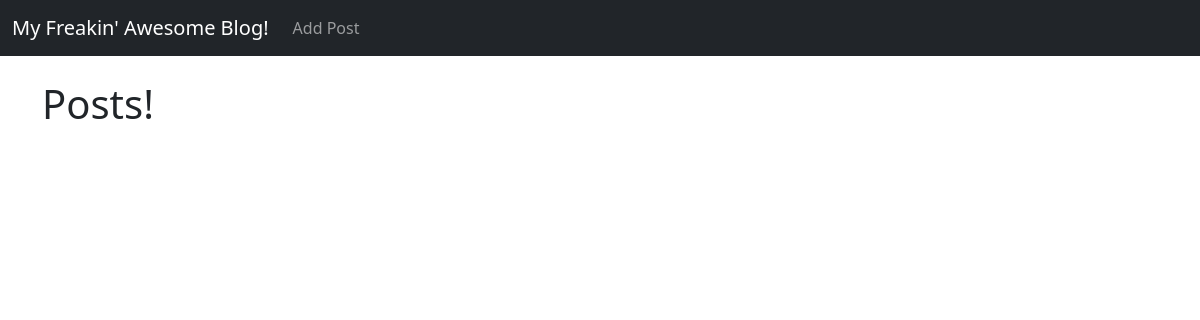
/, run on an earlier commit of the app's database.
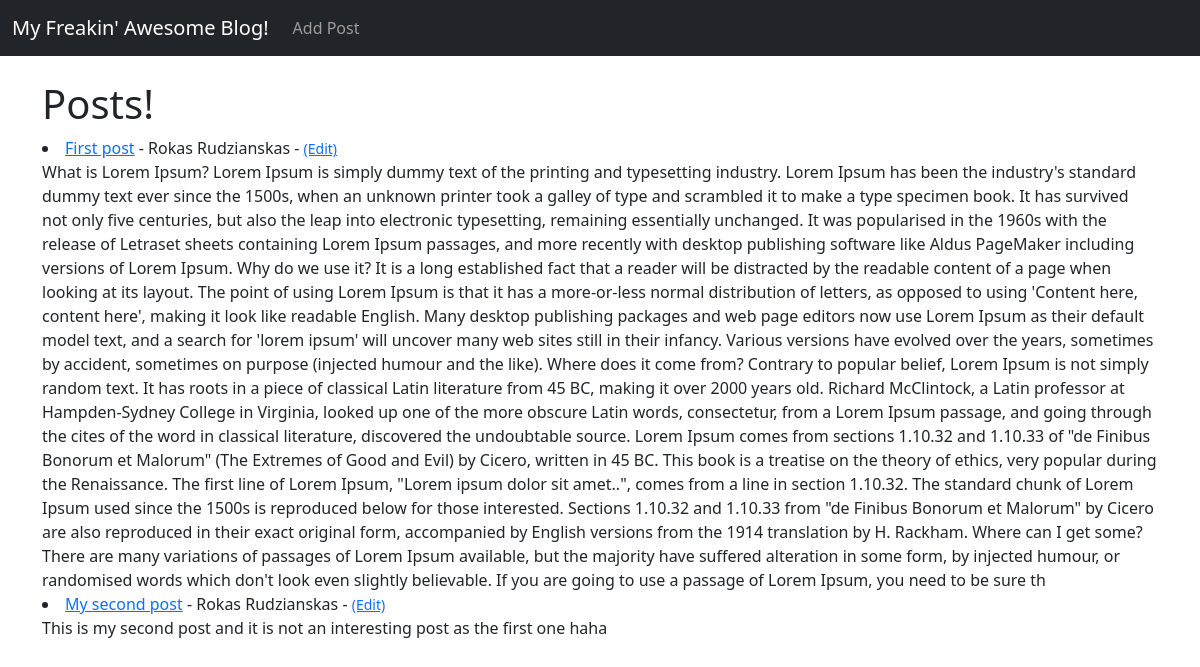
And on a later commit of the database.
### theblog/models.py (models this page shows, shortened)
class Post(models.Model):
    title = models.CharField(max_length=255)
    title_tag = models.CharField(max_length=255)
    author = models.ForeignKey(User, on_delete=models.CASCADE)
    body = models.TextField()

### theblog/views.py (the view)
# urls.py: path('', HomeView.as_view(), name="home"),
class HomeView(ListView):
    model = Post
    template_name = 'home.html'

### theblog/templates/home.html
{% extends 'base.html' %}
    {% block content %}
<h1>Posts!</h1>
    {% for post in object_list %}
   <li><a href="{% url 'article-detail' post.pk%}" >{{post.title}}</a>
       - {{post.author.first_name}}
          {{post.author.last_name}} - <small><a href="{% url 'update_post' post.pk%}">(Edit)</a> </small><br>
              {{post.body}}
   </li>
{% endfor %}
    {% endblock %}

What changed in the data, as far as the page shows it:
added Post: title "First post", author.first_name "Rokas", author.last_name "Rudzianskas", body "What is Lorem Ipsum? Lorem Ipsum is simply dummy text of the printing and typesetting industry. Lorem Ipsum has been the industry's standard dummy text ever since the 1500s, when an unknown printer took a galley of type and scrambled it to make a type specimen book. It has survived not only five centuries, but also the leap into electronic typesetting, remaining essentially unchanged. It was popularised in the 1960s with the release of Letraset sheets containing Lorem Ipsum passages, and more recently with desktop publishing software like Aldus PageMaker including versions of Lorem Ipsum. Why do we use it? It is a long established fact that a reader will be distracted by the readable…"
added Post: title "My second post", author.first_name "Rokas", author.last_name "Rudzianskas", body "This is my second post and it is not an interesting post as the first one haha"
